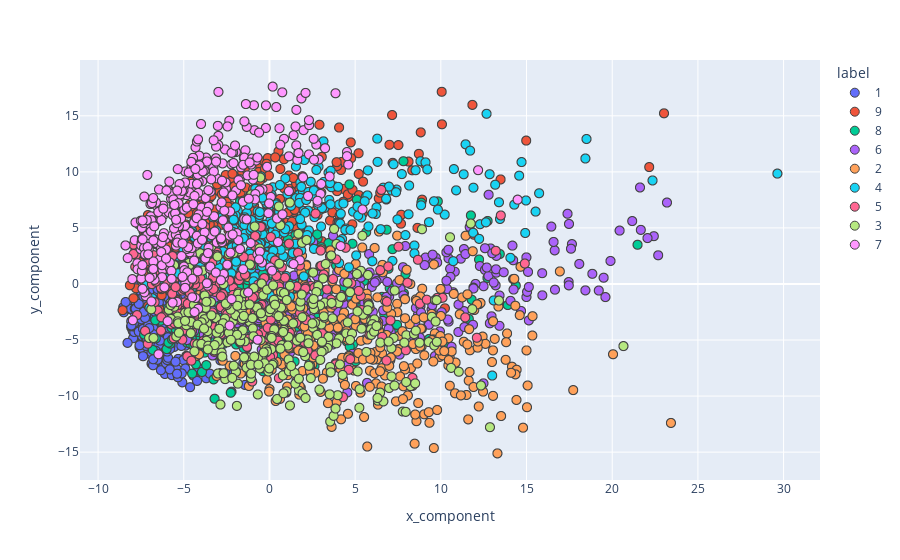

This figure's notebook cell:
### Code cell
x_components = np.array(principalComponents[:, 0])
y_components = np.array(principalComponents[:, 1])
labels = np.array(y)

df = pd.DataFrame({'label': labels, 'x_component': x_components, 'y_component': y_components}, 
                  columns=['label', 'x_component', 'y_component'])

df['label'] = df['label'].astype(str)

new_2dplot(df)

### Figure 1 — Plotly figure (JSON) as saved in the notebook; plotly's stock layout.template omitted (floating-point values rounded to 4 significant figures; data arrays with more than 128 entries replaced by an {"elided": "..."} marker saying what was removed)
{"data": [{"hovertemplate": "label=1<br>x_component=%{x}<br>y_component=%{y}<extra></extra>", "legendgroup": "1", "marker": {"color": "#636efa", "line": {"width": 1}, "size": 9, "symbol": "circle"}, "mode": "markers", "name": "1", "showlegend": true, "type": "scattergl", "x": {"elided": "380 float values"}, "xaxis": "x", "y": {"elided": "380 float values"}, "yaxis": "y"}, {"hovertemplate": "label=9<br>x_component=%{x}<br>y_component=%{y}<extra></extra>", "legendgroup": "9", "marker": {"color": "#EF553B", "line": {"width": 1}, "size": 9, "symbol": "circle"}, "mode": "markers", "name": "9", "showlegend": true, "type": "scattergl", "x": {"elided": "298 float values"}, "xaxis": "x", "y": {"elided": "298 float values"}, "yaxis": "y"}, {"hovertemplate": "label=8<br>x_component=%{x}<br>y_component=%{y}<extra></extra>", "legendgroup": "8", "marker": {"color": "#00cc96", "line": {"width": 1}, "size": 9, "symbol": "circle"}, "mode": "markers", "name": "8", "showlegend": true, "type": "scattergl", "x": {"elided": "325 float values"}, "xaxis": "x", "y": {"elided": "325 float values"}, "yaxis": "y"}, {"hovertemplate": "label=6<br>x_component=%{x}<br>y_component=%{y}<extra></extra>", "legendgroup": "6", "marker": {"color": "#ab63fa", "line": {"width": 1}, "size": 9, "symbol": "circle"}, "mode": "markers", "name": "6", "showlegend": true, "type": "scattergl", "x": {"elided": "322 float values"}, "xaxis": "x", "y": {"elided": "322 float values"}, "yaxis": "y"}, {"hovertemplate": "label=2<br>x_component=%{x}<br>y_component=%{y}<extra></extra>", "legendgroup": "2", "marker": {"color": "#FFA15A", "line": {"width": 1}, "size": 9, "symbol": "circle"}, "mode": "markers", "name": "2", "showlegend": true, "type": "scattergl", "x": {"elided": "349 float values"}, "xaxis": "x", "y": {"elided": "349 float values"}, "yaxis": "y"}, {"hovertemplate": "label=4<br>x_component=%{x}<br>y_component=%{y}<extra></extra>", "legendgroup": "4", "marker": {"color": "#19d3f3", "line": {"width": 1}, "size": 9, "symbol": "circle"}, "mode": "markers", "name": "4", "showlegend": true, "type": "scattergl", "x": {"elided": "362 float values"}, "xaxis": "x", "y": {"elided": "362 float values"}, "yaxis": "y"}, {"hovertemplate": "label=5<br>x_component=%{x}<br>y_component=%{y}<extra></extra>", "legendgroup": "5", "marker": {"color": "#FF6692", "line": {"width": 1}, "size": 9, "symbol": "circle"}, "mode": "markers", "name": "5", "showlegend": true, "type": "scattergl", "x": {"elided": "259 float values"}, "xaxis": "x", "y": {"elided": "259 float values"}, "yaxis": "y"}, {"hovertemplate": "label=3<br>x_component=%{x}<br>y_component=%{y}<extra></extra>", "legendgroup": "3", "marker": {"color": "#B6E880", "line": {"width": 1}, "size": 9, "symbol": "circle"}, "mode": "markers", "name": "3", "showlegend": true, "type": "scattergl", "x": {"elided": "341 float values"}, "xaxis": "x", "y": {"elided": "341 float values"}, "yaxis": "y"}, {"hovertemplate": "label=7<br>x_component=%{x}<br>y_component=%{y}<extra></extra>", "legendgroup": "7", "marker": {"color": "#FF97FF", "line": {"width": 1}, "size": 9, "symbol": "circle"}, "mode": "markers", "name": "7", "showlegend": true, "type": "scattergl", "x": {"elided": "364 float values"}, "xaxis": "x", "y": {"elided": "364 float values"}, "yaxis": "y"}], "layout": {"legend": {"title": {"text": "label"}, "tracegroupgap": 0}, "margin": {"t": 60}, "xaxis": {"anchor": "y", "domain": [0, 1], "title": {"text": "x_component"}}, "yaxis": {"anchor": "x", "domain": [0, 1], "title": {"text": "y_component"}}}}
